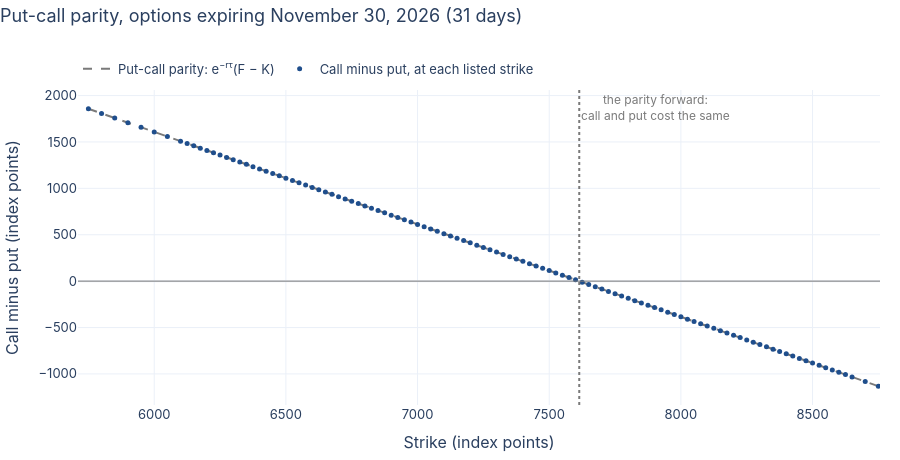

Here is the notebook cell this chart was saved with:
### Markdown cell above
## 5. One expiration's chain

Take the expiration closest to 30 days. Buy the call and sell the put at
the same strike $K$, and at expiration you hold the future's price less
$K$, whatever the future does. So the call's price less the put's is the
value today of that forward position. Plot it at every strike. Hover over
a point to read it.

### Code cell
future_settle = curve.set_index("symbol").loc[chain["underlying"].iloc[0], "settlement"]
figures.fig_parity(chain, forward, rate).show()
print(f"The parity-implied forward is {forward - future_settle:+.2f} index points from the "
      f"{chain['underlying'].iloc[0]} future's own settlement")

### Figure 1 — Plotly figure (JSON) as saved in the notebook; plotly's stock layout.template omitted (floating-point values rounded to 4 significant figures)
{"data": [{"hoverinfo": "skip", "line": {"color": "#7a7a7a", "dash": "dash", "width": 2}, "mode": "lines", "name": "Put-call parity: e<sup>−rτ</sup>(F − K)", "type": "scatter", "x": [5750.0, 8750.0], "y": [1858.0, -1132.0]}, {"hovertemplate": "strike %{x:,.0f}<br>call minus put: %{y:,.2f} points<extra></extra>", "marker": {"color": "#1f4e8c", "size": 5}, "mode": "markers", "name": "Call minus put, at each listed strike", "type": "scatter", "x": [5750.0, 5800.0, 5850.0, 5900.0, 5950.0, 6000.0, 6050.0, 6100.0, 6125.0, 6150.0, 6175.0, 6200.0, 6225.0, 6250.0, 6275.0, 6300.0, 6325.0, 6350.0, 6375.0, 6400.0, 6425.0, 6450.0, 6475.0, 6500.0, 6525.0, 6550.0, 6575.0, 6600.0, 6625.0, 6650.0, 6675.0, 6700.0, 6725.0, 6750.0, 6775.0, 6800.0, 6825.0, 6850.0, 6875.0, 6900.0, 6925.0, 6950.0, 6975.0, 7000.0, 7025.0, 7050.0, 7075.0, 7100.0, 7125.0, 7150.0, 7175.0, 7200.0, 7225.0, 7250.0, 7275.0, 7300.0, 7325.0, 7350.0, 7375.0, 7400.0, 7425.0, 7450.0, 7475.0, 7500.0, 7525.0, 7550.0, 7575.0, 7600.0, 7625.0, 7650.0, 7675.0, 7700.0, 7725.0, 7750.0, 7775.0, 7800.0, 7825.0, 7850.0, 7875.0, 7900.0, 7925.0, 7950.0, 7975.0, 8000.0, 8025.0, 8050.0, 8075.0, 8100.0, 8125.0, 8150.0, 8175.0, 8200.0, 8225.0, 8250.0, 8275.0, 8300.0, 8325.0, 8350.0, 8375.0, 8400.0, 8425.0, 8450.0, 8475.0, 8500.0, 8525.0, 8550.0, 8575.0, 8600.0, 8625.0, 8650.0, 8700.0, 8750.0], "y": [1857.0, 1807.0, 1757.0, 1707.0, 1657.0, 1608.0, 1558.0, 1508.0, 1483.0, 1458.0, 1433.0, 1408.0, 1384.0, 1359.0, 1334.0, 1309.0, 1284.0, 1259.0, 1234.0, 1209.0, 1184.0, 1159.0, 1135.0, 1110.0, 1085.0, 1060.0, 1035.0, 1010.0, 985.1, 960.1, 935.3, 910.5, 885.5, 860.5, 835.6, 810.8, 786.0, 761.0, 736.2, 711.0, 686.2, 661.2, 636.5, 611.8, 586.8, 561.8, 537.0, 512.0, 487.0, 462.0, 437.2, 412.5, 387.5, 362.5, 337.8, 312.8, 287.8, 263.0, 238.0, 213.0, 188.2, 163.5, 138.5, 113.5, 88.75, 63.75, 38.75, 14.0, -11.0, -35.75, -60.75, -85.5, -110.5, -135.5, -160.2, -185.5, -210.2, -235.0, -260.0, -284.8, -309.7, -334.6, -359.8, -384.5, -409.4, -434.2, -459.3, -484.1, -509.0, -533.8, -558.7, -583.8, -608.5, -633.5, -658.4, -683.3, -708.1, -733.0, -758.1, -782.9, -807.7, -832.8, -857.5, -882.6, -907.4, -932.4, -957.2, -982.2, -1007.0, -1032.0, -1082.0, -1132.0]}], "layout": {"annotations": [{"font": {"color": "#7a7a7a", "size": 12}, "showarrow": false, "text": "the parity forward:<br>call and put cost the same", "x": 7614.0, "xanchor": "left", "y": 1, "yanchor": "top", "yref": "paper"}], "font": {"family": "-apple-system, BlinkMacSystemFont, 'Segoe UI', Roboto, sans-serif", "size": 13}, "height": 460, "legend": {"orientation": "h", "x": 0, "y": 1.02, "yanchor": "bottom"}, "margin": {"b": 50, "l": 70, "r": 20, "t": 90}, "shapes": [{"line": {"color": "#7a7a7a", "width": 1}, "type": "line", "x0": 0, "x1": 1, "xref": "x domain", "y0": 0, "y1": 0, "yref": "y"}, {"line": {"color": "#7a7a7a", "dash": "dot"}, "type": "line", "x0": 7614.0, "x1": 7614.0, "xref": "x", "y0": 0, "y1": 1, "yref": "y domain"}], "title": {"text": "Put-call parity, options expiring November 30, 2026 (31 days)", "x": 0, "y": 0.98}, "xaxis": {"range": [5711.0, 8756.0], "title": {"text": "Strike (index points)"}}, "yaxis": {"title": {"text": "Call minus put (index points)"}}}}
